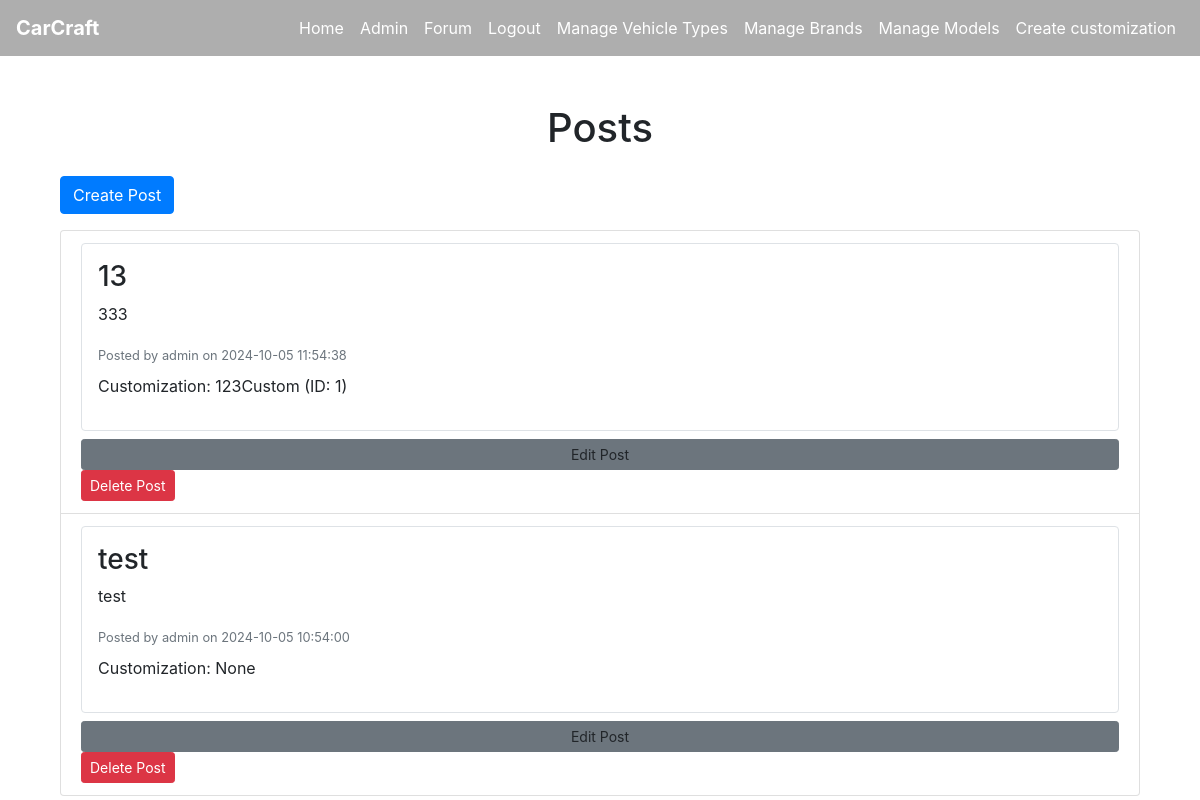
The page /forum (signed in) on the database its author committed.
### tables this page shows
CREATE TABLE post (
    post_id INTEGER PRIMARY KEY AUTOINCREMENT,
    customization_id INTEGER,
    user_id INTEGER NOT NULL,
    title VARCHAR(255) NOT NULL,
    description TEXT,
    created_at DATETIME DEFAULT CURRENT_TIMESTAMP,
    FOREIGN KEY (customization_id) REFERENCES customization(customization_id),
    FOREIGN KEY (user_id) REFERENCES user(user_id)
);

CREATE TABLE user (
    user_id INTEGER PRIMARY KEY AUTOINCREMENT,
    username VARCHAR(64) NOT NULL,
    email VARCHAR(100) NOT NULL,
    password_hash VARCHAR(255) NOT NULL,
    created_at DATETIME DEFAULT CURRENT_TIMESTAMP,
    admin INTEGER DEFAULT 0
);

CREATE TABLE customization (
    customization_id INTEGER PRIMARY KEY AUTOINCREMENT,
    customization_name VARCHAR(100) NOT NULL,
    user_id INTEGER NOT NULL,
    model_id INTEGER NOT NULL,
    color_id INTEGER NOT NULL,
    wheel_id INTEGER NOT NULL,
    created_at DATETIME DEFAULT CURRENT_TIMESTAMP,
    FOREIGN KEY (user_id) REFERENCES user(user_id),
    FOREIGN KEY (model_id) REFERENCES model(model_id),
    FOREIGN KEY (color_id) REFERENCES color(color_id),
    FOREIGN KEY (wheel_id) REFERENCES wheel_set(wheel_id)
);

### app.py (the view)
@app.route('/forum')
def forum():
    conn = get_db_connection()
    posts = conn.execute('''

    SELECT p.post_id, p.title, p.description, p.created_at, p.user_id, u.username, c.customization_name AS customization_name, c.customization_id
    FROM post p
    JOIN user u ON p.user_id = u.user_id
    LEFT JOIN customization c ON p.customization_id = c.customization_id
    ORDER BY p.created_at DESC
''').fetchall()
    posts_with_comments = []
    for post in posts:
        comments = conn.execute('''

        SELECT c.comment_id, c.content, c.created_at, c.user_id, u.username
        FROM comment c
        JOIN user u ON c.user_id = u.user_id
        WHERE c.post_id = ?
        ORDER BY c.created_at DESC
''', (post['post_id'],)).fetchall()
        posts_with_comments.append({
            'post': post,
            'comments': comments
        })
    customizations = conn.execute('SELECT customization_id, customization_name FROM customization WHERE user_id = ?', (current_user.id,)).fetchall()
    conn.close()
    return render_template('forum.html', posts_with_comments=posts_with_comments, customizations=customizations)

### app.py (called while the page is built)
def get_db_connection():
    conn = sqlite3.connect(DATABASE)
    conn.row_factory = sqlite3.Row  # This enables column access by name: row['column_name']
    return conn

@login_manager.user_loader
def load_user(user_id):
    return User.get(user_id)

    @staticmethod
    def get(user_id):
        conn = get_db_connection()
        user_data = conn.execute('SELECT * FROM user WHERE user_id = ?', (user_id,)).fetchone()
        conn.close()
        if user_data:
            return User(
                user_id=user_data['user_id'],
                username=user_data['username'],
                email=user_data['email'],
                password_hash=user_data['password_hash'],
                admin=bool(user_data['admin'])
            )
        return None

### templates/forum.html (shortened to what this page needs)
{% extends "base.html" %}
{% block content %}
<div class="container mt-5">
    <h1 class="text-center mb-4">Posts</h1>
    <div class="mb-3">
        <a href="{{ url_for('create_post') }}" class="btn btn-primary">Create Post</a>
    </div>
    {% if posts_with_comments %}
        <ul class="list-group">
            {% for item in posts_with_comments %}
                <li class="list-group-item">
                    <a href="{{ url_for('view_post', post_id=item.post['post_id']) }}" class="text-decoration-none">
                        <div class="p-3 border rounded">
                            <h3>{{ item.post['title'] }}</h3>
                            <p>{{ item.post['description'] }}</p>
                            <small class="text-muted">Posted by {{ item.post['username'] }} on {{ item.post['created_at'] }}</small>
                            {% if item.post['customization_name'] %}
                                <p class="mt-2">Customization: {{ item.post['customization_name'] }} (ID: {{ item.post['customization_id'] }})</p>
                            {% else %}
                                <p class="mt-2">Customization: None</p>
                            {% endif %}
                        </div>
                    </a>
                    {% if current_user.is_authenticated and (current_user.id == item.post['user_id'] or current_user.admin) %}
                        <div class="mt-2">
                            <a href="{{ url_for('edit_post', post_id=item.post['post_id']) }}" class="btn btn-secondary btn-sm">Edit Post</a>
                            <form method="POST" action="{{ url_for('delete_post', post_id=item.post['post_id']) }}" style="display:inline;">
                                <button type="submit" class="btn btn-danger btn-sm" onclick="return confirm('Are you sure you want to delete this post?');">Delete Post</button>
                            </form>
                        </div>
                    {% endif %}
                </li>
            {% endfor %}
        </ul>
    {% else %}
        <p class="text-center">No posts available.</p>
    {% endif %}
</div>
{% endblock %}

### static/css/style.css (style rules this page uses)
.list-group-item a { display: block; color: inherit; transition: background-color 0.2s ease; }

### rows shown on the page
post: post "13", post.description "333", post.created_at "2024-10-05 11:54:38"
user: post.username "admin" "admin"
customization: post.customization_name "123Custom", post.customization_id "1"
post: post "test", post.description "test", post.created_at "2024-10-05 10:54:00"
